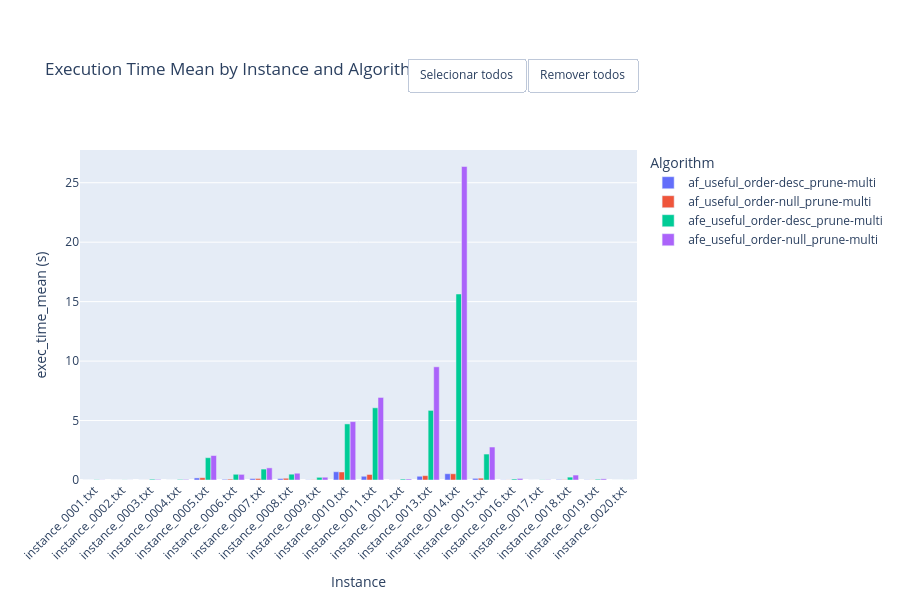

The notebook cell this image was saved under:
### Code cell
# Execution Time Mean

exec_time_plot = (
    df.pivot_table(
        index='instance',
        columns='algorithm',
        values='exec_time_mean',
        aggfunc='mean'
    )
    .sort_index()
    .fillna(0)
)

fig = go.Figure()
for algo in exec_time_plot.columns:
    fig.add_trace(go.Bar(
        name=algo,
        x=exec_time_plot.index,
        y=exec_time_plot[algo],
        hovertemplate=f'<b>{algo}</b><br>Instance: %{{x}}<br>%{{y:.4f}}s<extra></extra>'
    ))

fig.update_layout(
    barmode='group',
    title='Execution Time Mean by Instance and Algorithm',
    xaxis_title='Instance',
    yaxis_title='exec_time_mean (s)',
    legend_title='Algorithm',
    height=600,
    margin=dict(t=150),
    xaxis_tickangle=-45,
)
add_legend_mass_toggle(fig)
fig.show()

### Figure 1 — Plotly figure (JSON) as saved in the notebook; plotly's stock layout.template omitted (floating-point values rounded to 4 significant figures)
{"data": [{"hovertemplate": "<b>af_useful_order-desc_prune-multi</b><br>Instance: %{x}<br>%{y:.4f}s<extra></extra>", "name": "af_useful_order-desc_prune-multi", "type": "bar", "x": ["instance_0001.txt", "instance_0002.txt", "instance_0003.txt", "instance_0004.txt", "instance_0005.txt", "instance_0006.txt", "instance_0007.txt", "instance_0008.txt", "instance_0009.txt", "instance_0010.txt", "instance_0011.txt", "instance_0012.txt", "instance_0013.txt", "instance_0014.txt", "instance_0015.txt", "instance_0016.txt", "instance_0017.txt", "instance_0018.txt", "instance_0019.txt", "instance_0020.txt"], "y": [0.000911, 0.000228, 0.003851, 0.0007, 0.1742, 0.05464, 0.1211, 0.1192, 0.01576, 0.6948, 0.3144, 0.007404, 0.3154, 0.5292, 0.1378, 0.01324, 0.003624, 0.03828, 0.0168, 0.000148]}, {"hovertemplate": "<b>af_useful_order-null_prune-multi</b><br>Instance: %{x}<br>%{y:.4f}s<extra></extra>", "name": "af_useful_order-null_prune-multi", "type": "bar", "x": ["instance_0001.txt", "instance_0002.txt", "instance_0003.txt", "instance_0004.txt", "instance_0005.txt", "instance_0006.txt", "instance_0007.txt", "instance_0008.txt", "instance_0009.txt", "instance_0010.txt", "instance_0011.txt", "instance_0012.txt", "instance_0013.txt", "instance_0014.txt", "instance_0015.txt", "instance_0016.txt", "instance_0017.txt", "instance_0018.txt", "instance_0019.txt", "instance_0020.txt"], "y": [0.001244, 0.0002012, 0.005411, 0.0008154, 0.1923, 0.07692, 0.128, 0.1468, 0.02166, 0.6747, 0.4642, 0.00609, 0.3647, 0.5235, 0.1527, 0.01007, 0.002569, 0.0278, 0.01188, 0.0001474]}, {"hovertemplate": "<b>afe_useful_order-desc_prune-multi</b><br>Instance: %{x}<br>%{y:.4f}s<extra></extra>", "name": "afe_useful_order-desc_prune-multi", "type": "bar", "x": ["instance_0001.txt", "instance_0002.txt", "instance_0003.txt", "instance_0004.txt", "instance_0005.txt", "instance_0006.txt", "instance_0007.txt", "instance_0008.txt", "instance_0009.txt", "instance_0010.txt", "instance_0011.txt", "instance_0012.txt", "instance_0013.txt", "instance_0014.txt", "instance_0015.txt", "instance_0016.txt", "instance_0017.txt", "instance_0018.txt", "instance_0019.txt", "instance_0020.txt"], "y": [0.02356, 0.009371, 0.06671, 0.04736, 1.876, 0.4812, 0.9187, 0.4882, 0.2251, 4.717, 6.072, 0.07837, 5.854, 15.64, 2.181, 0.08562, 0.0185, 0.2413, 0.06331, 0.004742]}, {"hovertemplate": "<b>afe_useful_order-null_prune-multi</b><br>Instance: %{x}<br>%{y:.4f}s<extra></extra>", "name": "afe_useful_order-null_prune-multi", "type": "bar", "x": ["instance_0001.txt", "instance_0002.txt", "instance_0003.txt", "instance_0004.txt", "instance_0005.txt", "instance_0006.txt", "instance_0007.txt", "instance_0008.txt", "instance_0009.txt", "instance_0010.txt", "instance_0011.txt", "instance_0012.txt", "instance_0013.txt", "instance_0014.txt", "instance_0015.txt", "instance_0016.txt", "instance_0017.txt", "instance_0018.txt", "instance_0019.txt", "instance_0020.txt"], "y": [0.01258, 0.003806, 0.04794, 0.04758, 2.058, 0.4745, 1.02, 0.5692, 0.234, 4.91, 6.943, 0.0822, 9.519, 26.36, 2.773, 0.1305, 0.02626, 0.4175, 0.09763, 0.005092]}], "layout": {"barmode": "group", "height": 600, "legend": {"title": {"text": "Algorithm"}}, "margin": {"t": 150}, "title": {"text": "Execution Time Mean by Instance and Algorithm"}, "updatemenus": [{"buttons": [{"args": [{"visible": [true, true, true, true]}], "label": "Selecionar todos", "method": "update"}, {"args": [{"visible": ["legendonly", "legendonly", "legendonly", "legendonly"]}], "label": "Remover todos", "method": "update"}], "direction": "right", "showactive": false, "type": "buttons", "x": 1, "xanchor": "right", "y": 1.18, "yanchor": "bottom"}], "xaxis": {"tickangle": -45, "title": {"text": "Instance"}}, "yaxis": {"title": {"text": "exec_time_mean (s)"}}}}
